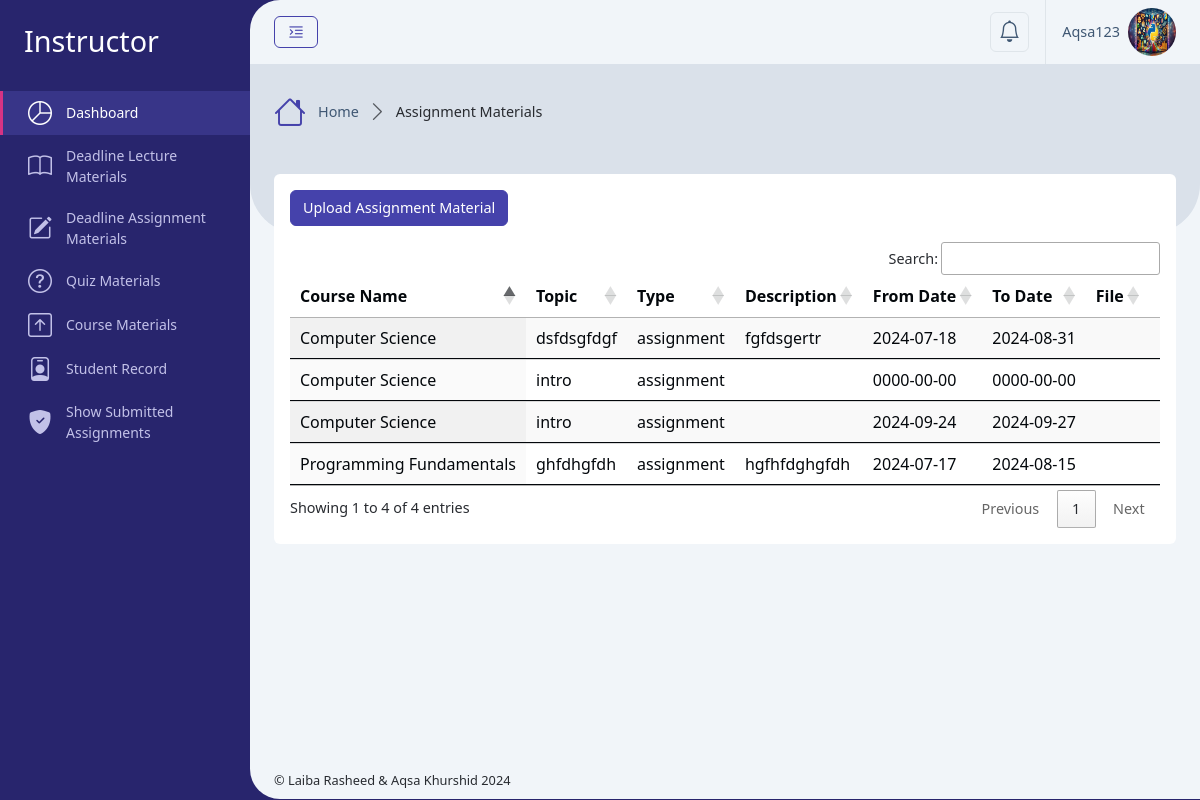
The page /Instructor/deadline_materials_assignment.php (signed in) on the database its author committed.
### tables this page shows
CREATE TABLE `users` (
  `id` int(11) NOT NULL,
  `username` varchar(50) NOT NULL,
  `email` varchar(100) NOT NULL,
  `address` varchar(255) DEFAULT NULL,
  `phone` varchar(20) DEFAULT NULL,
  `department` varchar(255) DEFAULT NULL,
  `student_semester` varchar(100) DEFAULT NULL,
  `student_session` varchar(100) DEFAULT NULL,
  `instructor_education` varchar(255) DEFAULT NULL,
  `profile_photo` varchar(256) DEFAULT NULL,
  `password` varchar(255) NOT NULL,
  `role_id` int(11) NOT NULL,
  `isActive` tinyint(2) DEFAULT 0,
  `created_at` timestamp NOT NULL DEFAULT current_timestamp()
);

CREATE TABLE `deadline_materials` (
  `id` int(11) NOT NULL,
  `course_id` int(11) DEFAULT NULL,
  `user_id` int(11) DEFAULT NULL,
  `title` varchar(255) NOT NULL,
  `type` enum('lecture','assignment','quiz') NOT NULL,
  `content` text DEFAULT NULL,
  `file_path` varchar(255) DEFAULT NULL,
  `from_date` date DEFAULT NULL,
  `to_date` date DEFAULT NULL,
  `created_at` timestamp NOT NULL DEFAULT current_timestamp()
);

CREATE TABLE `courses` (
  `id` int(11) NOT NULL,
  `code` varchar(100) DEFAULT NULL,
  `name` varchar(255) NOT NULL,
  `type` varchar(100) DEFAULT 'Course',
  `description` text DEFAULT NULL,
  `program` varchar(100) DEFAULT NULL,
  `semester` varchar(100) DEFAULT NULL,
  `session` varchar(20) DEFAULT NULL,
  `credit_hour` int(10) DEFAULT 3,
  `created_at` timestamp NOT NULL DEFAULT current_timestamp()
);

### Database/config.php (called while the page is built, shortened)
<?php
    $servername = "localhost";
    $username = "root";
    $password = "";
    $dbname = "course_ms";
    $conn = new mysqli($servername, $username, $password, $dbname);
    function getUserData($user_id) {
        global $conn;
        $stmt = $conn->prepare("SELECT * FROM users WHERE id = ?");
        $stmt->bind_param("i", $user_id);
        $stmt->execute();
        $result = $stmt->get_result();
        return $result->fetch_assoc();
    }
?>

### Instructor/deadline_materials_assignment_content.php (the view, shortened to what this page needs)
<div class="row">
    <div class="col-xxl-12">
        <div class="card mb-4">
            <div class="card-body">
                <button class="btn btn-primary mb-3" data-bs-toggle="modal" data-bs-target="#createMaterialModal">Upload Assignment Material</button>
                <div class="table-responsive">
                    <table id="example" class="table align-middle table-hover m-0 display nowrap" style="width:100%">
                        <thead>
                            <tr>
                                <th scope="col">Course Name</th>
                                <th scope="col">Topic</th>
                                <th scope="col">Type</th>
                                <th scope="col">Description</th>
                                <th scope="col">From Date</th>
                                <th scope="col">To Date</th>
                                <th scope="col">File</th>
                                <th scope="col">Created At</th>
                            </tr>
                        </thead>
                        <tbody>
                            <?php
                            if ($result->num_rows > 0) {
                                while ($row = $result->fetch_assoc()) {
                            ?>
                                    <tr>
                                        <td><?php echo htmlspecialchars($row['course_name']); ?></td>
                                        <td><?php echo htmlspecialchars($row['title']); ?></td>
                                        <td><?php echo htmlspecialchars($row['type']); ?></td>
                                        <td><?php echo htmlspecialchars($row['content']); ?></td>
                                        <td><?php echo htmlspecialchars($row['from_date']); ?></td>
                                        <td><?php echo htmlspecialchars($row['to_date']); ?></td>
                                        <td>
                                        </td>
                                        <td><?php echo htmlspecialchars($row['created_at']); ?></td>
                                    </tr>
                                <?php
                                }
                            } else {
                                ?>
                                <tr>
                                    <td colspan="9">No materials found.</td>
                                </tr>
                            <?php
                            }
                            ?>
                        </tbody>
                    </table>
                </div>
            </div>
        </div>
    </div>
</div>

### setting/_Header.php (shortened to what this page needs)
<div class="app-header d-flex align-items-center">
    <div class="d-flex">
        <button class="btn btn-outline-primary me-2 pin-sidebar" id="pin-sidebar">
            <i class="bi bi-text-indent-left fs-5"></i>
        </button>
    </div>
    <div class="header-actions">
        <div class="dropdown ms-2">
            <a class="dropdown-toggle d-flex p-2 border rounded-2" href="#!" role="button" data-bs-toggle="dropdown"
                aria-expanded="false">
                <i class="bi bi-bell fs-4 lh-1"></i>
            </a>
        </div>
        <div class="dropdown ms-3">
            <a id="userSettings" class="dropdown-toggle d-flex py-2 align-items-center ps-3 border-start" href="#!"
                role="button" data-bs-toggle="dropdown" aria-expanded="false">
                <span class="d-none d-md-block me-2"><?php echo htmlspecialchars($user['username']); ?></span>
                <img src="../assets/uploads/<?php echo htmlspecialchars($user['profile_photo']); ?>" class="rounded-circle img-3x" alt="Bootstrap Gallery" />
            </a>
        </div>
    </div>
</div>

### rows shown on the page
users: username "Aqsa123", profile_photo (picture)
deadline_materials: course.name "Programming Fundamentals", title "ghfdhgfdh", type "assignment", content "hgfhfdghgfdh", from_date "2024-07-17", to_date "2024-08-15"
deadline_materials: course.name "Computer Science", title "dsfdsgfdgf", type "assignment", content "fgfdsgertr", from_date "2024-07-18", to_date "2024-08-31"
deadline_materials: course.name "Computer Science", title "intro", type "assignment", from_date "0000-00-00", to_date "0000-00-00"
deadline_materials: course.name "Computer Science", title "intro", type "assignment", from_date "2024-09-24", to_date "2024-09-27"

### other values the page prints
$roleTitle "Instructor"
$title "Assignment Materials"
